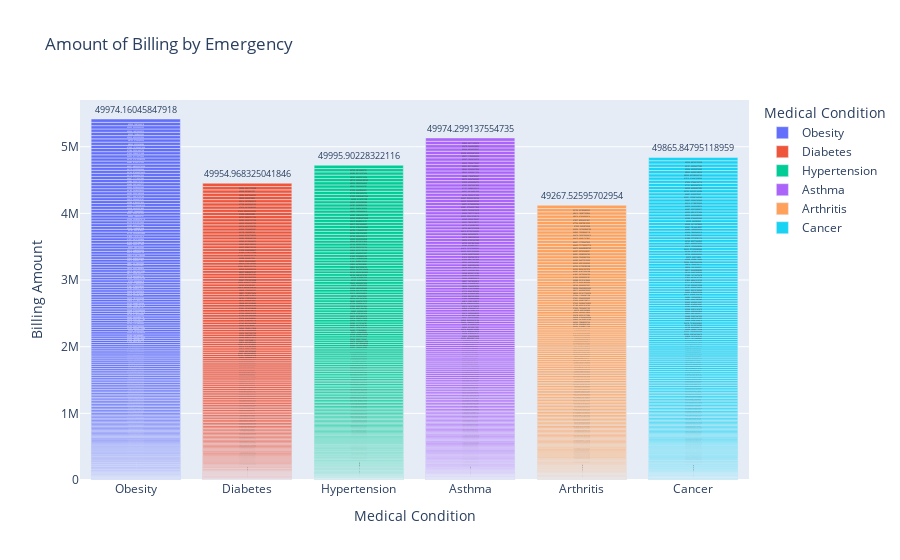

The notebook cell saved with this chart:
### Code cell
fig=px.bar(Analisis3.sort_values(by=['Billing Amount'],ascending=True),
y= 'Billing Amount', x='Medical Condition',
text='Billing Amount', 
color='Medical Condition',
title= 'Amount of Billing by Emergency'

)


fig

### Figure 1 — Plotly figure (JSON) as saved in the notebook; plotly's stock layout.template omitted (floating-point values rounded to 4 significant figures; data arrays with more than 128 entries replaced by an {"elided": "..."} marker saying what was removed)
{"data": [{"alignmentgroup": "True", "hovertemplate": "Medical Condition=%{x}<br>Billing Amount=%{text}<extra></extra>", "legendgroup": "Obesity", "marker": {"color": "#636efa", "pattern": {"shape": ""}}, "name": "Obesity", "offsetgroup": "Obesity", "orientation": "v", "showlegend": true, "text": {"elided": "212 float values"}, "textposition": "auto", "type": "bar", "x": {"elided": "212 str values"}, "xaxis": "x", "y": {"elided": "212 float values"}, "yaxis": "y"}, {"alignmentgroup": "True", "hovertemplate": "Medical Condition=%{x}<br>Billing Amount=%{text}<extra></extra>", "legendgroup": "Diabetes", "marker": {"color": "#EF553B", "pattern": {"shape": ""}}, "name": "Diabetes", "offsetgroup": "Diabetes", "orientation": "v", "showlegend": true, "text": {"elided": "172 float values"}, "textposition": "auto", "type": "bar", "x": {"elided": "172 str values"}, "xaxis": "x", "y": {"elided": "172 float values"}, "yaxis": "y"}, {"alignmentgroup": "True", "hovertemplate": "Medical Condition=%{x}<br>Billing Amount=%{text}<extra></extra>", "legendgroup": "Hypertension", "marker": {"color": "#00cc96", "pattern": {"shape": ""}}, "name": "Hypertension", "offsetgroup": "Hypertension", "orientation": "v", "showlegend": true, "text": {"elided": "198 float values"}, "textposition": "auto", "type": "bar", "x": {"elided": "198 str values"}, "xaxis": "x", "y": {"elided": "198 float values"}, "yaxis": "y"}, {"alignmentgroup": "True", "hovertemplate": "Medical Condition=%{x}<br>Billing Amount=%{text}<extra></extra>", "legendgroup": "Asthma", "marker": {"color": "#ab63fa", "pattern": {"shape": ""}}, "name": "Asthma", "offsetgroup": "Asthma", "orientation": "v", "showlegend": true, "text": {"elided": "204 float values"}, "textposition": "auto", "type": "bar", "x": {"elided": "204 str values"}, "xaxis": "x", "y": {"elided": "204 float values"}, "yaxis": "y"}, {"alignmentgroup": "True", "hovertemplate": "Medical Condition=%{x}<br>Billing Amount=%{text}<extra></extra>", "legendgroup": "Arthritis", "marker": {"color": "#FFA15A", "pattern": {"shape": ""}}, "name": "Arthritis", "offsetgroup": "Arthritis", "orientation": "v", "showlegend": true, "text": {"elided": "176 float values"}, "textposition": "auto", "type": "bar", "x": {"elided": "176 str values"}, "xaxis": "x", "y": {"elided": "176 float values"}, "yaxis": "y"}, {"alignmentgroup": "True", "hovertemplate": "Medical Condition=%{x}<br>Billing Amount=%{text}<extra></extra>", "legendgroup": "Cancer", "marker": {"color": "#19d3f3", "pattern": {"shape": ""}}, "name": "Cancer", "offsetgroup": "Cancer", "orientation": "v", "showlegend": true, "text": {"elided": "195 float values"}, "textposition": "auto", "type": "bar", "x": {"elided": "195 str values"}, "xaxis": "x", "y": {"elided": "195 float values"}, "yaxis": "y"}], "layout": {"barmode": "relative", "legend": {"title": {"text": "Medical Condition"}, "tracegroupgap": 0}, "title": {"text": "Amount of Billing by Emergency"}, "xaxis": {"anchor": "y", "categoryarray": ["Obesity", "Diabetes", "Hypertension", "Asthma", "Arthritis", "Cancer"], "categoryorder": "array", "domain": [0, 1], "title": {"text": "Medical Condition"}}, "yaxis": {"anchor": "x", "domain": [0, 1], "title": {"text": "Billing Amount"}}}}
